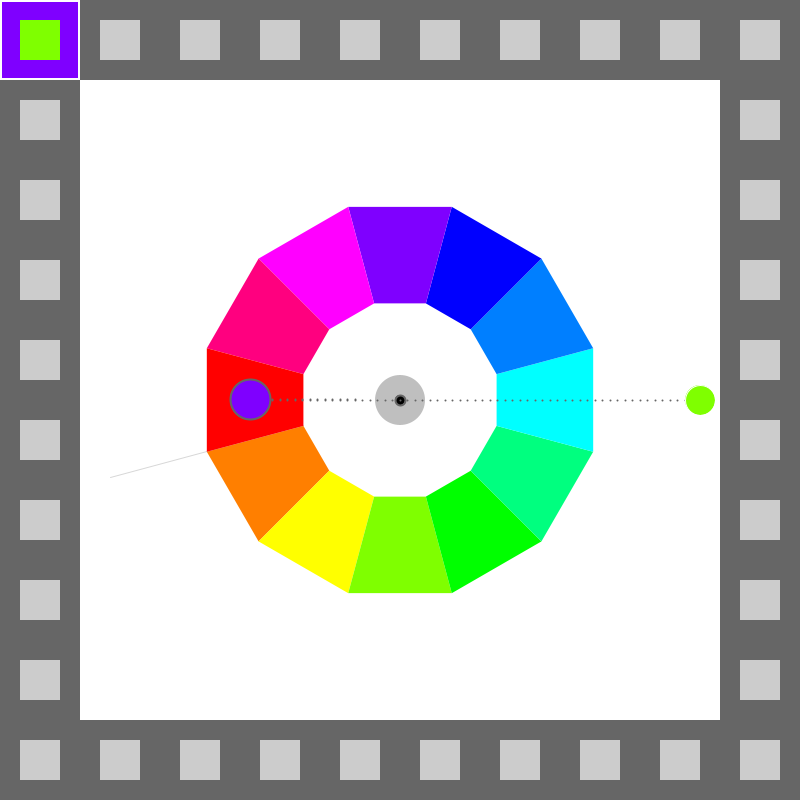
Frame 1 (no input)
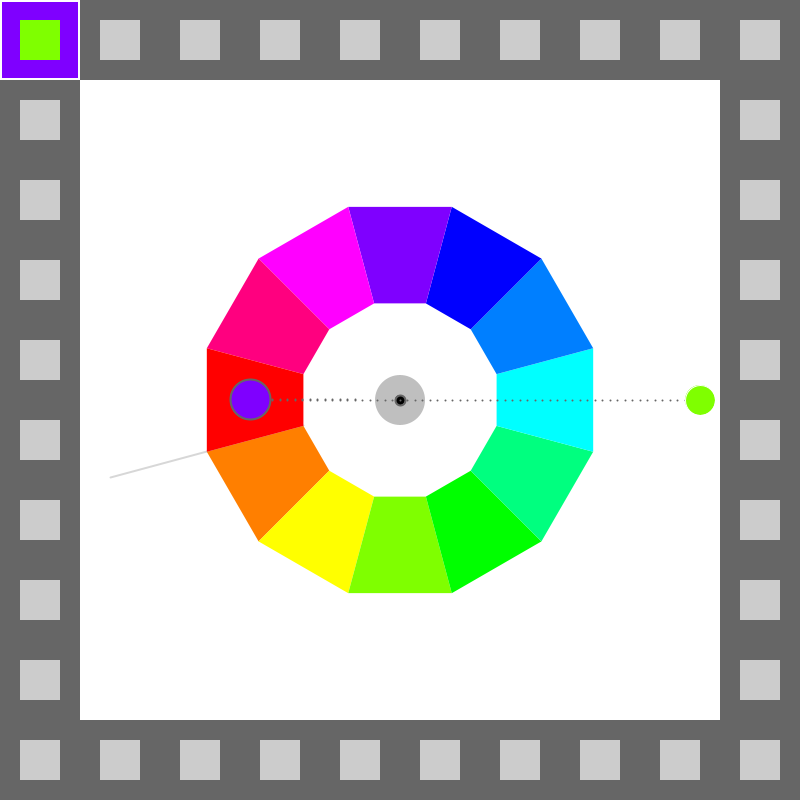
Frame 60 (the mouse pressed at the canvas centre just before this capture)
Frame 120 (the mouse held since frame 60 and released just before this capture): identical to frame 60, image omitted

The Processing sketch that drew these frames (run headless with seeded random() and noise(); from frame 60 on, the mouse is pressed at the canvas centre):

// Processing sketch: processing_151948
// ── processing_151948.pde

/*
 * Creative Coding
 * Week 4, 01 - an interactive colour wheel picker
 * by Indae Hwang and Jon McCormack
 * Copyright (c) 2014 Monash University
 * Edited by Hannu Kulju / Animoottori – 2014
 *
 * This program draws an interactive colour selection wheel
 * Drag the colour circle around the hue wheel to change hue, change the distance
 * from the wheel to control brightness.
 *
 * Another colour circle is displayed showing the colour 180 degrees from the current colour
 * 
 */

// colourHandle: the user interface element to changing colours over the wheel
// It has a postion and a size
//
/**/float colorHandleX;
/**/float colorHandleY;
/**/float handleSize = 30;


// boolean isLocked
// the state of handle: when the color handle is pressed, 
// color hand is locked–released as the left mouse button is released 
//
/**/boolean isLocked = false;

// Wheel radius: inner and outer
//
/**/float innerR = 100; // inner
/**/float outerR = 200; // outer
/**/float outerR2 = outerR * 1.5; // limit of the handle's "pull" range

// current and complementry colour
/**/float hueValue = 90;
/**/float brightValue = 100;
/**/float complementryHue = 0;

// Added code
color mainC[], bgC[];  //  Main and background Color arrays
int currCol, numCols;  //  Number of color rectangles and current color rectangle
float saturationValue = 100;
float satStoreVal = 100;
boolean shift = false;  // boolean for tracking shift-key
float satPosX,satPosY;  // MousePosition tracking for saturation alteration
// Added code ends


void setup() {

  /**/  size(800, 800);
  /**/  colorMode(HSB, 360, 100, 100); // use HSB colour mode, H=0->360, S=0->100, B=0->100

  /**/    colorHandleX = width/2+300;
  /**/  colorHandleY = height/2;

  //  Added code
  numCols = 36;
  currCol = 0;
  mainC = new color[numCols];
  bgC = new color[numCols];

  for (int u=0; u < numCols; u++) {
    mainC[u] = color(0, 0, 80);
    bgC[u] = color(0, 0, 40);
  }
  //  Added code ends
}


void draw() {
  //Since were using HSB colour mode this clears the display window to white
  //         H  S  B
  /**/  background(0, 0, 100);

  // Added code -  Calculate divisions for colorWheel
  int colors, degs;
  colors = 12;  // Number of colours on the colourwheel
  degs = 360/colors; // Angle of each colour

  //  Translate the coordinate system
  //   to rotate the colourwheel into a better position
  pushMatrix();
  translate(width/2, height/2);  //  Move origo to center of window
  rotate(radians(-degs/2));      //  Rotate coordinate system

  // draw reference line at the 0/360 hue boundary
  stroke(0, 40);
  line(- innerR, 0, - outerR2, 0);

  //draw itten's color wheel - we'll use a QUAD_STRIP for this
  noStroke();

  beginShape(QUAD_STRIP);
  for (int i=0; i<=colors; i++) {
    float angle = radians(degs*i-90); // 10 x 36 degree steps
    fill(degs*i, 100, 100);

    //outside(top)
    vertex(outerR*sin(angle), outerR*cos(angle) );
    //inside(down)
    vertex(innerR*sin(angle), innerR*cos(angle) );
  }
  endShape(CLOSE);
  popMatrix();    //  Reset coordinate system
  //  End of added code


  // colour handle Position Update
  colorHandleUpdate();
  complementryHue = calculateCompHue(hueValue); // This line has been moved earlier to calculate the complementary color in better position

  // Added Code - Mark current color
  mainC[currCol] = color(hueValue, saturationValue, brightValue);
  bgC[currCol] = color(complementryHue, saturationValue, brightValue);

  // Added Code - Create rectangles for saving color
  int perSide = numCols/4+1;      // Amount of rectangles per side
  float rectWidth, rectHeight;
  rectWidth = width/(perSide);
  rectHeight = height/(perSide);
  noStroke();
  for (int u = 0; u < numCols; u++) {
    pushMatrix();
    translate(width/2, height/2);
    rotate(HALF_PI*floor(u /(perSide-1)));
    //println(u+" "+bgC[u]);
    int currBorder = 0;
    if (u == currCol) currBorder = 2; // stroke(128);
    else noStroke();
    fill(bgC[u]);
    rect(-width/2+ u % (perSide-1) * rectWidth +currBorder, -height/2 + currBorder, width/perSide - currBorder*2, height/perSide -currBorder * 2);
    fill(mainC[u]);
    rect(-width/2+ u % (perSide-1) * rectWidth + rectWidth/4, -height/2+ rectHeight/4, width/perSide/2, height/perSide/2);
    //rect(-width/2+(numCols/32)+u % perSide*rectWidth,-height/2+(numCols/32),width/(numCols/16),height/(numCols/16));
    popMatrix();
  }
  // Added code ends

  //complementry color for colorHandle (comHand)
  /**/  float angleComHand = map( atan2(colorHandleX-width/2, colorHandleY-height/2), -PI, PI, TWO_PI, 0) + HALF_PI;
  /**/  float radiusComeHand = 150;
  /**/  float comHandX = width/2  + radiusComeHand * cos(angleComHand);
  /**/  float comHandY = height/2 + radiusComeHand * sin(angleComHand);

//draw color handle
  /**/  noStroke();
  //  Saturation indicator
  fill(0,0,75);
  ellipse(width/2,height/2,innerR/2,innerR/2);
  fill (0,0,100);
  arc(width/2,height/2,innerR/2-2,innerR/2-2,angleComHand-TWO_PI* (100-saturationValue) / 100.0 - PI, angleComHand - PI,PIE);
 
 //draw dotted line from center to colorhandle
  /**/  dotLine(width/2, height/2, colorHandleX, colorHandleY, 40); 
 
  /**/  fill(0);
  /**/  ellipse(width/2, height/2, 10, 10);  // Pin point
   //   H         S    B
  /**/  fill(hueValue, saturationValue, brightValue);
  strokeWeight(1);
  stroke(0, 0, saturationValue / 4 + 75);
  /**/  ellipse(colorHandleX, colorHandleY, handleSize, handleSize );



  //dotline from center to comHand
  /**/  dotLine(width/2, height/2, comHandX, comHandY, 20); 

  //println("hueValue: "+hueValue + " + "+"comhue: "+complementryHue);

  /**/  fill( complementryHue, saturationValue, brightValue );
  /**/  ellipse(comHandX, comHandY, 40, 40);
}

/*
 * calculateCompHue
 *
 * Calculates the complimentary hue from the hue supplied
 */
float calculateCompHue(float hueValue) {

  // Calculate complimentary color with hueValue
  // The complimentary colour should be 180 degrees opposite the selected colour
  if (hueValue >= 180 && hueValue < 360) {
    return hueValue-180;
  } else 
    return hueValue+180;
}


/*
 * colorHandleUpdate
 *
 * Updates the position and orientation of the colour handle based on
 * mouse position when left mouse button is pressed.
 */
void colorHandleUpdate() {

  // isLocked will be true if we pressed the mouse down while over the handle
  if (isLocked) {
    if (shift) {  // When Shift is pressed changes saturation
      float change = dist(mouseX,mouseY,satPosX,satPosY); //  Saturation changes according to the distance from mouse to the position when pressed
      if (abs(mouseX-satPosX) > abs(mouseY-satPosY)) {    //  If mouse is further away on X-axis then X is used 
        if (mouseX < satPosX) saturationValue = satStoreVal-change;
        else if (mouseX > satPosX) saturationValue = satStoreVal+change;
      }  //  If mouse is further away on Y-axis then Y is used
      else if (mouseY < satPosY) saturationValue = satStoreVal-change;
      else saturationValue = satStoreVal+change;
      saturationValue = max(0,min(100,saturationValue));
      
    } else {  // Else color is changed otherwise
      // calculate angle of handle based on mouse position
      // atan2 value is in the range from pi to -pi
      float angle = atan2(mouseY-height/2, mouseX-width/2  );
      float distance = dist(mouseX, mouseY, width/2, height/2);
      float radius = constrain(distance, outerR, outerR2); 
      colorHandleX = width/2  + radius * cos(angle);
      colorHandleY = height/2 + radius * sin(angle);

      hueValue = map (degrees(angle), -180, 180, 360, 0);

      // map distance from outer edge of the wheel to brightness
      brightValue = map(radius, outerR, outerR2, 0, 100);

      //Shape for the locked colorHandle 
      noStroke(); 
      fill(0, 0, 85);
      ellipse(colorHandleX, colorHandleY, handleSize+20, handleSize+20);
    }
  }
}

/*
 * isWithinCircle
 * boolean function that returns true if the mouse is within the circle with centre (x,y) radius r
 */
boolean isWithinCircle(float x, float y, float r) {
  float dist = dist(mouseX, mouseY, x, y);
  return (dist <= r);
}

/*
 * dotLine
 * draw a dotted line from (x1,y1) to (x2,y2)
 */
void dotLine(float x1, float y1, float x2, float y2, int dotDetail) {

  for (int i=0; i<=dotDetail; i++) {
    float dotDetailFloat = (float) dotDetail;
    float dotX = lerp(x1, x2, i/dotDetailFloat);
    float dotY = lerp(y1, y2, i/dotDetailFloat);
    strokeWeight(2);
    stroke(0, 0, 40);
    point(dotX, dotY);
  }
}

/*
 * mousePressed
 * When mouse button is first pressed, check if the user has pressed over the colour handle
 * If so, set isLocked to true to lock manipulation of the handle
 *
 */
void mousePressed() {
  if (isWithinCircle(colorHandleX, colorHandleY, handleSize)) {
    isLocked = true;
    //  Added code - store mouse position for saturation alteration
    satPosX = mouseX;
    satPosY = mouseY;
    satStoreVal = saturationValue;
    //  Added code ends
    
  } /*else if (mouseX <= width/(numCols/4+1) || mouseX >= width - width/(numCols/4+1)
   || mouseY <= height/(numCols/4+1) || mouseY >= height - height/(numCols/4+1)) {  //  If mouse is clicked on 
   color c = get(mouseX,mouseY);
   println(hue(c));
   }*/
}

/*
 * mouseReleased
 * Unlock control of the handle
 *
 */
void mouseReleased() {
  // Added code - Prepare next rectangle on the perimeters for color display
  if (isLocked) {  // New rectangle is used only if colorWheel was used
    if (currCol < numCols-1) currCol++;
    else currCol=0;
  }
  //  Added code - ends
  isLocked = false;
}

void keyPressed() {
  if (key == CODED) {
    if (keyCode == SHIFT) shift = true;
  }
}
void keyReleased() {
  shift = false;
}
